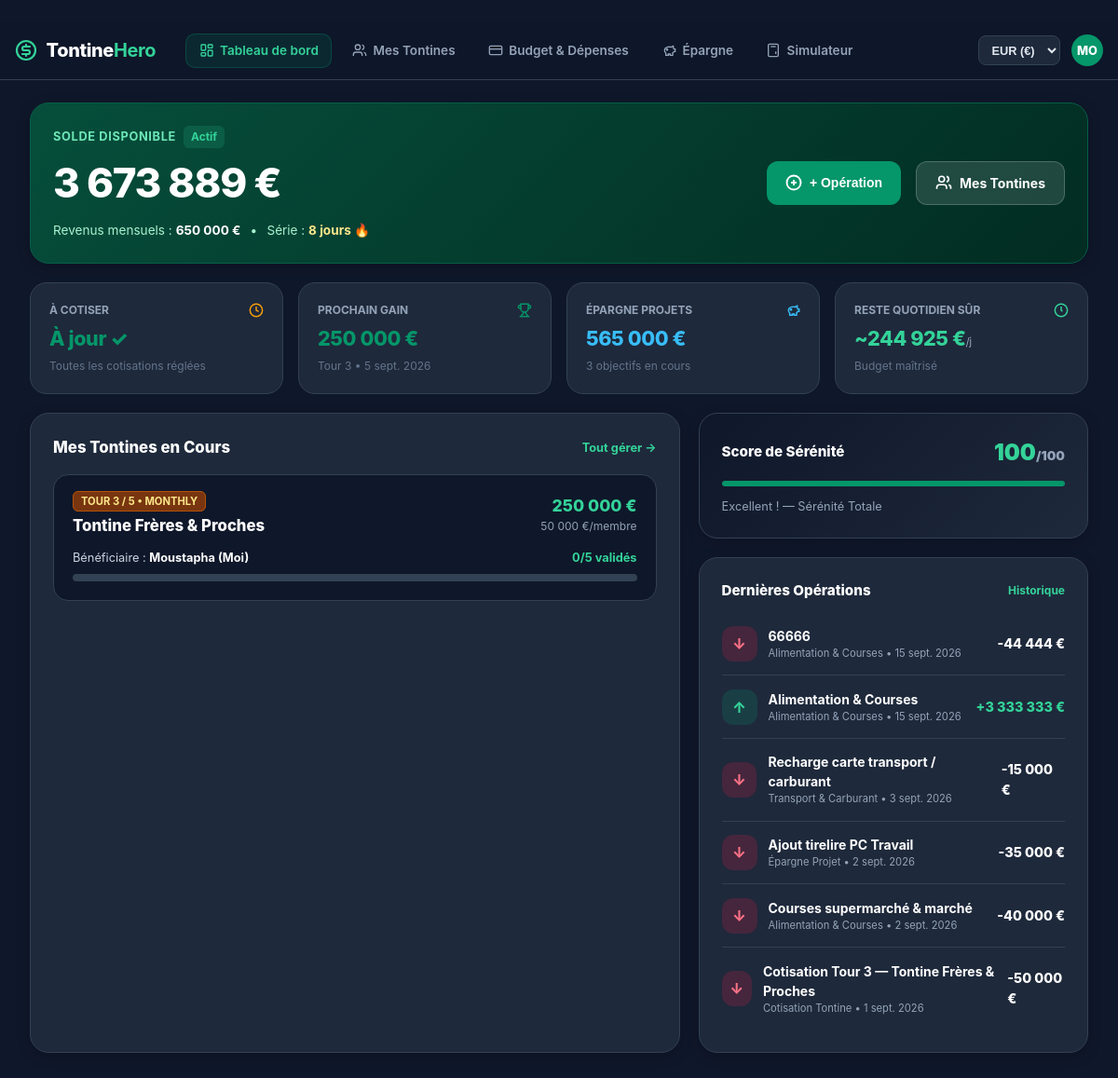
The page / on the database its author committed.
### tables this page shows
CREATE TABLE profile (
        id INTEGER PRIMARY KEY,
        name TEXT NOT NULL,
        avatar TEXT NOT NULL,
        currency TEXT NOT NULL DEFAULT 'XOF',
        balance REAL NOT NULL,
        monthly_income REAL NOT NULL,
        streak_days INTEGER NOT NULL,
        last_active_date TEXT NOT NULL
    );

CREATE TABLE tontine_cycles (
        id TEXT PRIMARY KEY,
        tontine_id TEXT NOT NULL,
        round_number INTEGER NOT NULL,
        due_date TEXT NOT NULL,
        beneficiary_id TEXT NOT NULL,
        total_collected REAL NOT NULL DEFAULT 0,
        target_amount REAL NOT NULL,
        status TEXT NOT NULL DEFAULT 'upcoming',
        FOREIGN KEY (tontine_id) REFERENCES tontines(id) ON DELETE CASCADE
    );

CREATE TABLE tontines (
        id TEXT PRIMARY KEY,
        name TEXT NOT NULL,
        description TEXT,
        contribution_amount REAL NOT NULL,
        currency TEXT NOT NULL,
        frequency TEXT NOT NULL,
        start_date TEXT NOT NULL,
        role TEXT NOT NULL,
        current_cycle_index INTEGER NOT NULL DEFAULT 0,
        status TEXT NOT NULL DEFAULT 'active'
    );

CREATE TABLE tontine_members (
        id TEXT PRIMARY KEY,
        tontine_id TEXT NOT NULL,
        name TEXT NOT NULL,
        avatar TEXT NOT NULL,
        phone TEXT,
        is_current_user INTEGER NOT NULL DEFAULT 0,
        reliability_score INTEGER NOT NULL DEFAULT 100,
        payout_rank INTEGER NOT NULL,
        FOREIGN KEY (tontine_id) REFERENCES tontines(id) ON DELETE CASCADE
    );

CREATE TABLE transactions (
        id TEXT PRIMARY KEY,
        type TEXT NOT NULL,
        category TEXT NOT NULL,
        amount REAL NOT NULL,
        date TEXT NOT NULL,
        description TEXT NOT NULL,
        related_tontine_id TEXT,
        related_goal_id TEXT
    );

### app/main.py (the view)
@app.get("/", response_class=HTMLResponse)
async def dashboard_view(request: Request):
    profile = get_profile()
    tontines = get_all_tontines()
    transactions = get_all_transactions()
    goals = get_all_goals()
    health_score = calculate_health_score(profile, tontines, goals)
    next_payment = None
    next_payout = None
    for t in tontines:
        idx = t.get("current_cycle_index", 0)
        if idx < len(t.get("cycles", [])):
            curr_c = t["cycles"][idx]
            my_m = next((m for m in t.get("members", []) if m["is_current_user"] == 1), None)
            if my_m:
                pmt = curr_c["payments"].get(my_m["id"])
                if not pmt or not pmt.get("paid"):
                    if not next_payment or curr_c["due_date"] < next_payment["due_date"]:
                        next_payment = {
                            "tontine_name": t["name"],
                            "amount": t["contribution_amount"],
                            "due_date": curr_c["due_date"],
                        }
        my_m = next((m for m in t.get("members", []) if m["is_current_user"] == 1), None)
        if my_m:
            my_cycle = next((c for c in t.get("cycles", []) if c["beneficiary_id"] == my_m["id"] and c["status"] != "completed"), None)
            if my_cycle:
                if not next_payout or my_cycle["due_date"] < next_payout["due_date"]:
                    next_payout = {
                        "tontine_name": t["name"],
                        "amount": my_cycle["target_amount"],
                        "due_date": my_cycle["due_date"],
                        "round": my_cycle["round_number"],
                    }
    days_left = max(1, 30 - datetime.now().day)
    safe_daily = max(0, int(profile["balance"] / days_left))
    total_savings = sum(g["current_amount"] for g in goals)
    context = {
        "request": request,
        "active_tab": "dashboard",
        "profile": profile,
        "tontines": tontines,
        "transactions": transactions[:6],
        "goals": goals[:3],
        "health_score": health_score,
        "next_payment": next_payment,
        "next_payout": next_payout,
        "safe_daily": safe_daily,
        "total_savings": total_savings,
        "today_str": datetime.now().strftime("%Y-%m-%d"),
    }
    return templates.TemplateResponse(request=request, name="dashboard.html", context=context)

### templates/dashboard.html (shortened to what this page needs)
﻿{% extends "base.html" %}
{% block content %}
<div class="card card-hero">
  <div class="hero-wrapper">
    <div>
      <div style="display:flex; align-items:center; gap:0.5rem;">
        <span class="balance-label">Solde Disponible</span>
        <span style="font-size:0.75rem; font-weight:700; color:#34d399; background:rgba(52, 211, 153, 0.15); padding:0.2rem 0.5rem; border-radius:6px;">
          Actif
        </span>
      </div>
      <div class="balance-amount">
        {{ profile.balance|currency(profile.currency) }}
      </div>
      <div class="balance-sub">
        <span>Revenus mensuels :</span>
        <strong style="color:#ffffff;">{{ profile.monthly_income|currency(profile.currency) }}</strong>
        <span style="margin:0 0.4rem;">•</span>
        <span>Série : <strong style="color:#fde68a;">{{ profile.streak_days }} jours 🔥</strong></span>
      </div>
    </div>
    <div class="btn-grid">
      <button onclick="openModal('addTransactionModal')" class="btn btn-primary">
        <svg width="18" height="18" viewBox="0 0 24 24" fill="none" stroke="currentColor" stroke-width="2.5"><circle cx="12" cy="12" r="10"></circle><line x1="12" y1="8" x2="12" y2="16"></line><line x1="8" y1="12" x2="16" y2="12"></line></svg>
        <span>+ Opération</span>
      </button>
      <a href="/tontines" class="btn btn-secondary">
        <svg width="18" height="18" viewBox="0 0 24 24" fill="none" stroke="currentColor" stroke-width="2.2"><path d="M16 21v-2a4 4 0 0 0-4-4H6a4 4 0 0 0-4 4v2"></path><circle cx="9" cy="7" r="4"></circle><path d="M22 21v-2a4 4 0 0 0-3-3.87"></path><path d="M16 3.13a4 4 0 0 1 0 7.75"></path></svg>
        <span>Mes Tontines</span>
      </a>
    </div>
  </div>
</div>
<div class="metric-row">
  <div class="metric-box">
    <div style="display:flex; justify-content:space-between; align-items:center;">
      <span class="metric-title">À Cotiser</span>
      <svg width="16" height="16" viewBox="0 0 24 24" fill="none" stroke="#f59e0b" stroke-width="2.2"><circle cx="12" cy="12" r="10"></circle><polyline points="12 6 12 12 16 14"></polyline></svg>
    </div>
    {% if next_payment %}
      <div class="metric-val" style="color:#d97706;">{{ next_payment.amount|currency(profile.currency) }}</div>
      <div class="metric-desc">{{ next_payment.tontine_name }} • {{ next_payment.due_date|date_fr }}</div>
    {% else %}
      <div class="metric-val" style="color:#059669;">À jour ✓</div>
      <div class="metric-desc">Toutes les cotisations réglées</div>
    {% endif %}
  </div>
  <div class="metric-box">
    <div style="display:flex; justify-content:space-between; align-items:center;">
      <span class="metric-title">Prochain Gain</span>
    </div>
    {% if next_payout %}
      <div class="metric-val" style="color:#059669;">{{ next_payout.amount|currency(profile.currency) }}</div>
      <div class="metric-desc">Tour {{ next_payout.round }} • {{ next_payout.due_date|date_fr }}</div>
    {% else %}
      <div class="metric-val" style="color:#64748b;">Planifié</div>
      <div class="metric-desc">En attente de tour</div>
    {% endif %}
  </div>
  <div class="metric-box">
    <div style="display:flex; justify-content:space-between; align-items:center;">
      <span class="metric-title">Épargne Projets</span>
      <svg width="16" height="16" viewBox="0 0 24 24" fill="none" stroke="#38bdf8" stroke-width="2.2"><path d="M19 5c-1.5 0-2.8 1.4-3 2-3.5-1.5-11-.3-11 5 0 1.8 0 3 2 4.5V20h4v-2h3v2h4v-4c1-.5 1.7-1 2-2h2v-4h-2c0-1-.5-1.5-1-2h0V5z"></path><circle cx="9" cy="11" r="1"></circle></svg>
    </div>
    <div class="metric-val" style="color:#38bdf8;">{{ total_savings|currency(profile.currency) }}</div>
    <div class="metric-desc">{{ goals|length }} objectifs en cours</div>
  </div>
  <div class="metric-box">
    <div style="display:flex; justify-content:space-between; align-items:center;">
      <span class="metric-title">Reste Quotidien Sûr</span>
      <svg width="16" height="16" viewBox="0 0 24 24" fill="none" stroke="#34d399" stroke-width="2.2"><circle cx="12" cy="12" r="10"></circle><polyline points="12 6 12 12 14 14"></polyline></svg>
    </div>
    <div class="metric-val" style="color:#34d399;">~{{ safe_daily|currency(profile.currency) }}<span style="font-size:0.75rem; font-weight:normal; color:#94a3b8;">/j</span></div>
    <div class="metric-desc">Budget maîtrisé</div>
  </div>
</div>
<div class="desktop-grid-2">
  <div class="card">
    <div style="display:flex; justify-content:space-between; align-items:center; margin-bottom:1rem;">
      <h3 style="font-size:1.05rem; font-weight:800; color:#ffffff;">Mes Tontines en Cours</h3>
      <a href="/tontines" style="font-size:0.8rem; font-weight:700; color:#34d399; text-decoration:none;">Tout gérer →</a>
    </div>
    {% for t in tontines %}
      {% set curr_cycle = t.cycles[t.current_cycle_index] if t.cycles else None %}
      {% set paid_count = 0 %}
      {% if curr_cycle %}
        {% for m_id, p in curr_cycle.payments.items() %}
          {% if p.paid == 1 %}
            {% set paid_count = paid_count + 1 %}
          {% endif %}
        {% endfor %}
      {% endif %}
      {% set pct = (paid_count / t.members|length * 100)|round|int if t.members else 0 %}
      <div style="background:#0f172a; border:1px solid #334155; border-radius:16px; padding:1.25rem; margin-bottom:1rem;">
        <div style="display:flex; justify-content:space-between; align-items:flex-start;">
          <div>
            <span class="tontine-role-tag {% if t.role == 'organizer' %}organizer{% endif %}">
              Tour {{ curr_cycle.round_number if curr_cycle else 1 }} / {{ t.cycles|length }} • {{ t.frequency }}
            </span>
            <h4 style="font-size:1.05rem; font-weight:800; color:#ffffff; margin-top:0.35rem;">{{ t.name }}</h4>
          </div>
          <div style="text-align:right;">
            <span style="font-size:1.1rem; font-weight:800; color:#34d399;">
              {{ curr_cycle.target_amount|currency(profile.currency) if curr_cycle else 0 }}
            </span>
            <div style="font-size:0.75rem; color:#94a3b8;">{{ t.contribution_amount|currency(profile.currency) }}/membre</div>
          </div>
        </div>
        <div style="display:flex; justify-content:space-between; font-size:0.8rem; color:#cbd5e1; margin-top:0.75rem;">
          <span>Bénéficiaire : <strong style="color:#ffffff;">{{ curr_cycle.beneficiary.name if curr_cycle and curr_cycle.beneficiary else 'N/A' }}</strong></span>
          <span style="color:#34d399; font-weight:700;">{{ paid_count }}/{{ t.members|length }} validés</span>
        </div>
        <div class="progress-bar-bg">
        </div>
      </div>
    {% endfor %}
  </div>
  <div>
    <div class="card" style="background: linear-gradient(135deg, #0f172a 0%, #1e293b 100%); border:1px solid #334155;">
      <div style="display:flex; justify-content:space-between; align-items:center; margin-bottom:0.75rem;">
        <h3 style="font-size:0.95rem; font-weight:800; color:#ffffff;">Score de Sérénité</h3>
        <span style="font-size:1.5rem; font-weight:900; color:#34d399;">
          {{ health_score.score }}<span style="font-size:0.85rem; color:#94a3b8;">/100</span>
        </span>
      </div>
      <div class="progress-bar-bg" style="height:6px; margin-bottom:0.75rem;">
        <div class="progress-bar-fill" style="width: {{ health_score.score }}%;"></div>
      </div>
      <p style="font-size:0.8rem; color:#94a3b8;">{{ health_score.level }} — {{ health_score.label }}</p>
    </div>
    <div class="card">
      <div style="display:flex; justify-content:space-between; align-items:center; margin-bottom:0.75rem;">
        <h3 style="font-size:0.95rem; font-weight:800; color:#ffffff;">Dernières Opérations</h3>
        <a href="/budget" style="font-size:0.75rem; font-weight:700; color:#34d399; text-decoration:none;">Historique</a>
      </div>
      {% for tx in transactions %}
        {% set is_income = (tx.type in ['income', 'tontine_payout']) %}
        <div class="tx-item">
          <div style="display:flex; align-items:center; gap:0.75rem;">
            <div class="tx-icon-box {% if is_income %}tx-income{% else %}tx-expense{% endif %}">
              {% if is_income %}↑{% else %}↓{% endif %}
            </div>
            <div>
              <div style="font-size:0.875rem; font-weight:700; color:#ffffff;">{{ tx.description }}</div>
              <div style="font-size:0.7rem; color:#94a3b8;">{{ tx.category }} • {{ tx.date|date_fr }}</div>
            </div>
          </div>
          <div style="font-size:0.9rem; font-weight:800; color:{% if is_income %}#34d399{% else %}#ffffff{% endif %};">
            {% if is_income %}+{% else %}-{% endif %}{{ tx.amount|currency(profile.currency) }}
          </div>
        </div>
      {% endfor %}
    </div>
  </div>
</div>
{% endblock %}

### templates/base.html (shortened to what this page needs)
﻿<!DOCTYPE html>
<html lang="fr">
<head>
  <link rel="stylesheet" href="/static/styles.css" />
</head>
<body>
  <header class="app-header">
    <div class="header-inner">
      <div style="display:flex; align-items:center; gap:2rem;">
        <a href="/" class="brand-title">
          <svg width="24" height="24" viewBox="0 0 24 24" fill="none" stroke="#34d399" stroke-width="2.2" stroke-linecap="round" stroke-linejoin="round">
            <circle cx="12" cy="12" r="10"></circle>
            <path d="M16 8h-6a2 2 0 1 0 0 4h4a2 2 0 1 1 0 4H8"></path>
            <path d="M12 6v2"></path>
            <path d="M12 16v2"></path>
          </svg>
          <span>Tontine<strong style="color:#34d399;">Hero</strong></span>
        </a>
        <nav class="desktop-nav">
          <a href="/" class="nav-link {% if active_tab == 'dashboard' %}active{% endif %}">
            <span>Tableau de bord</span>
          </a>
          <a href="/tontines" class="nav-link {% if active_tab == 'tontines' %}active{% endif %}">
            <svg width="16" height="16" viewBox="0 0 24 24" fill="none" stroke="currentColor" stroke-width="2"><path d="M16 21v-2a4 4 0 0 0-4-4H6a4 4 0 0 0-4 4v2"></path><circle cx="9" cy="7" r="4"></circle><path d="M22 21v-2a4 4 0 0 0-3-3.87"></path><path d="M16 3.13a4 4 0 0 1 0 7.75"></path></svg>
            <span>Mes Tontines</span>
          </a>
          <a href="/budget" class="nav-link {% if active_tab == 'budget' %}active{% endif %}">
            <svg width="16" height="16" viewBox="0 0 24 24" fill="none" stroke="currentColor" stroke-width="2"><rect width="20" height="14" x="2" y="5" rx="2"></rect><line x1="2" x2="22" y1="10" y2="10"></line></svg>
            <span>Budget & Dépenses</span>
          </a>
          <a href="/savings" class="nav-link {% if active_tab == 'savings' %}active{% endif %}">
            <svg width="16" height="16" viewBox="0 0 24 24" fill="none" stroke="currentColor" stroke-width="2"><path d="M19 5c-1.5 0-2.8 1.4-3 2-3.5-1.5-11-.3-11 5 0 1.8 0 3 2 4.5V20h4v-2h3v2h4v-4c1-.5 1.7-1 2-2h2v-4h-2c0-1-.5-1.5-1-2h0V5z"></path><circle cx="9" cy="11" r="1"></circle></svg>
            <span>Épargne</span>
          </a>
          <a href="/simulator" class="nav-link {% if active_tab == 'simulator' %}active{% endif %}">
            <svg width="16" height="16" viewBox="0 0 24 24" fill="none" stroke="currentColor" stroke-width="2"><rect width="16" height="20" x="4" y="2" rx="2"></rect><line x1="8" x2="16" y1="6" y2="6"></line><line x1="16" x2="16" y1="14" y2="18"></line></svg>
            <span>Simulateur</span>
          </a>
        </nav>
      </div>
      <div class="header-actions">
        <form action="/api/profile/currency" method="POST" style="margin:0;">
          <select name="currency" onchange="this.form.submit()" class="currency-select">
            <option value="EUR" {% if profile.currency == 'EUR' %}selected{% endif %}>EUR (€)</option>
          </select>
        </form>
        <div class="user-avatar-initials" title="{{ profile.name }}">
          {{ profile.name[:2]|upper }}
        </div>
      </div>
    </div>
  </header>
  <main class="app-container">
    {% block content %}{% endblock %}
  </main>
</body>
</html>

### rows shown on the page
profile: currency "EUR (€)", name "MO", balance "3 673 889 €", monthly_income "650 000 €", streak_days "8", currency "565 000 €", currency "244 925 €"
tontine_cycles: amount "250 000 €", due_date "5 sept. 2026", round_number "3", target_amount "250 000 €"
tontines: cycles|length "5", frequency "MONTHLY", name "Tontine Frères & Proches", contribution_amount "50 000 €", paid_count "0", members|length "5"
tontine_members: beneficiary "Moustapha (Moi)"
transactions: description "66666", category "Alimentation & Courses", date "15 sept. 2026", amount "44 444 €"
transactions: description "Alimentation & Courses", category "Alimentation & Courses", date "15 sept. 2026", amount "3 333 333 €"
transactions: description "Recharge carte transport / carburant", category "Transport & Carburant", date "3 sept. 2026", amount "15 000 €"
transactions: description "Ajout tirelire PC Travail", category "Épargne Projet", date "2 sept. 2026", amount "35 000 €"
transactions: description "Courses supermarché & marché", category "Alimentation & Courses", date "2 sept. 2026", amount "40 000 €"
transactions: description "Cotisation Tour 3 — Tontine Frères & Proches", category "Cotisation Tontine", date "1 sept. 2026", amount "50 000 €"

### other values the page prints
{{ next_payout.round }} "3"
{{ goals|length }} "3"
{{ health_score.score }} "100"
{{ health_score.level }} "Excellent !"
{{ health_score.label }} "Sérénité Totale"
